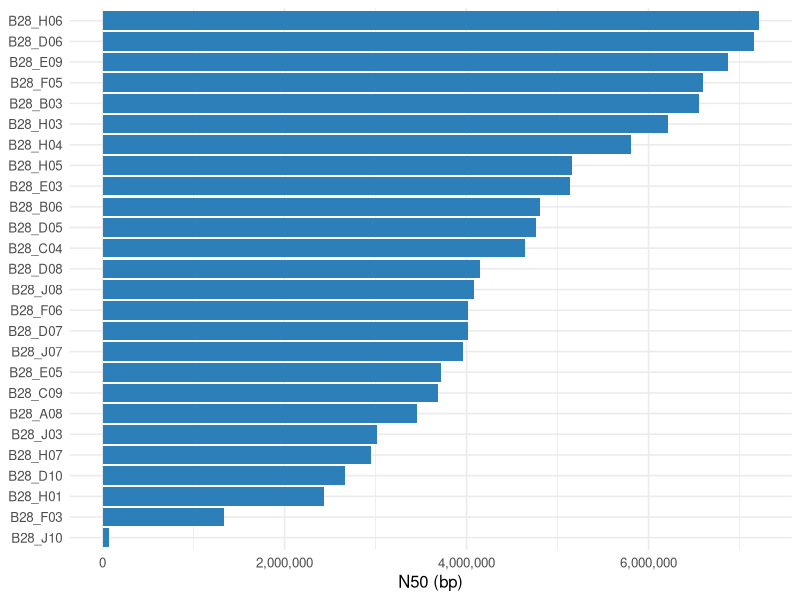
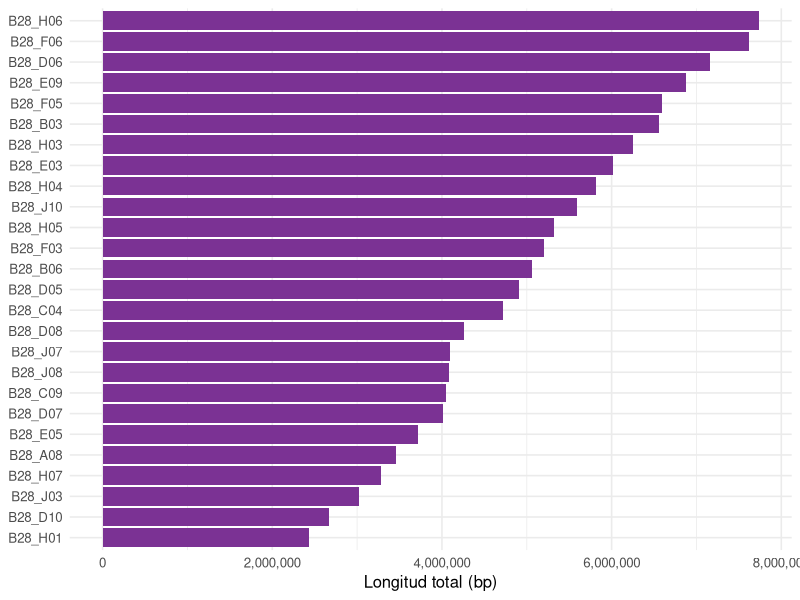
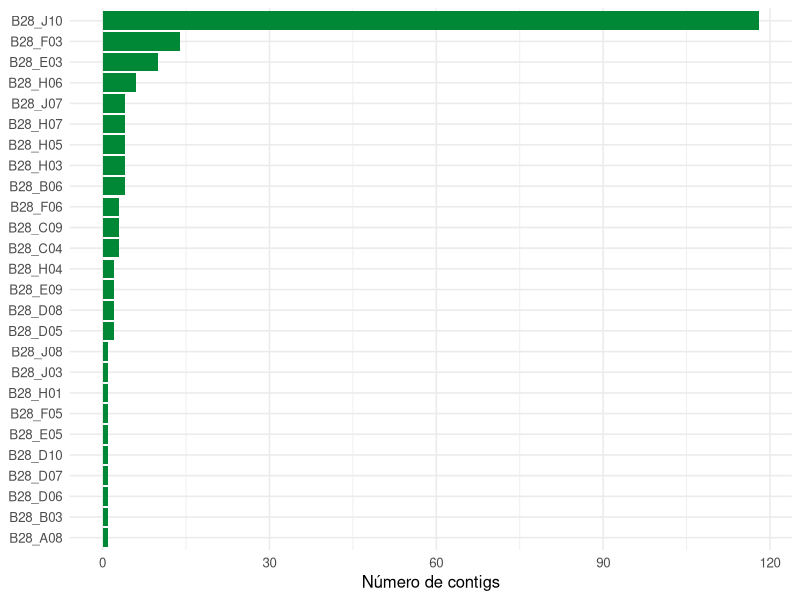
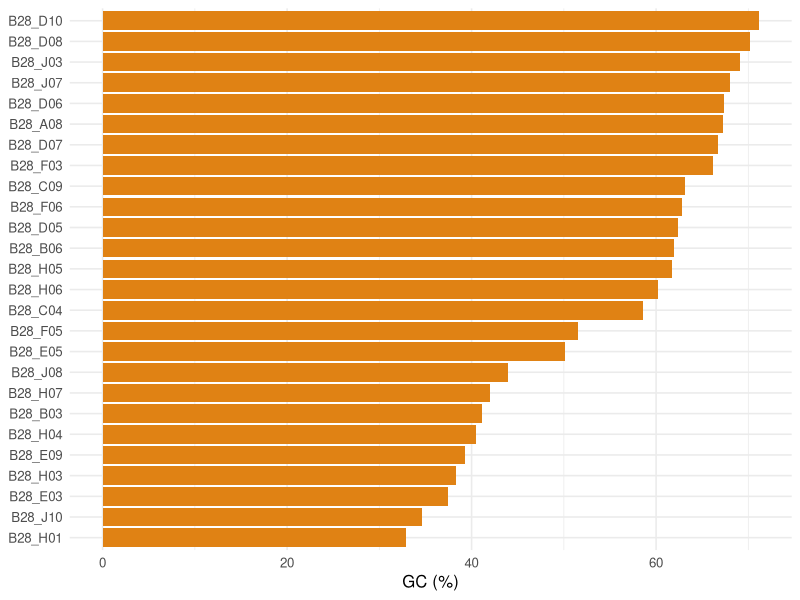
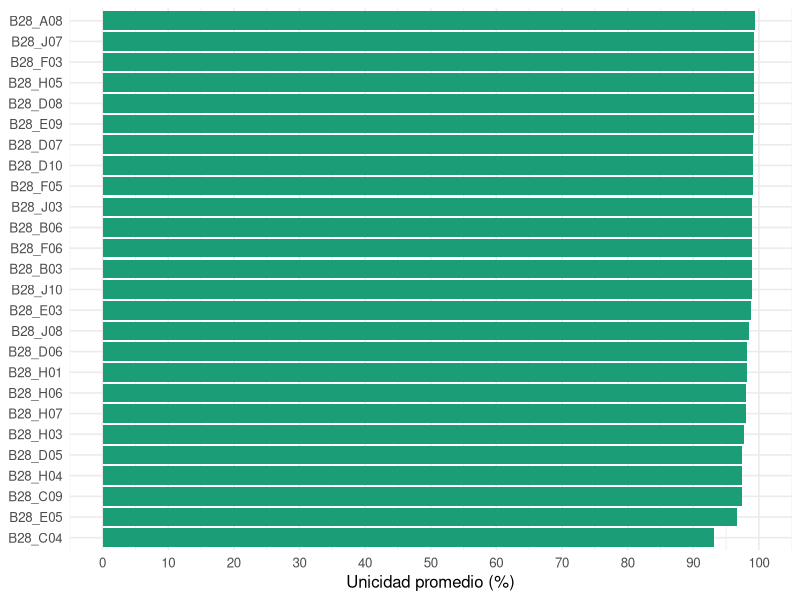
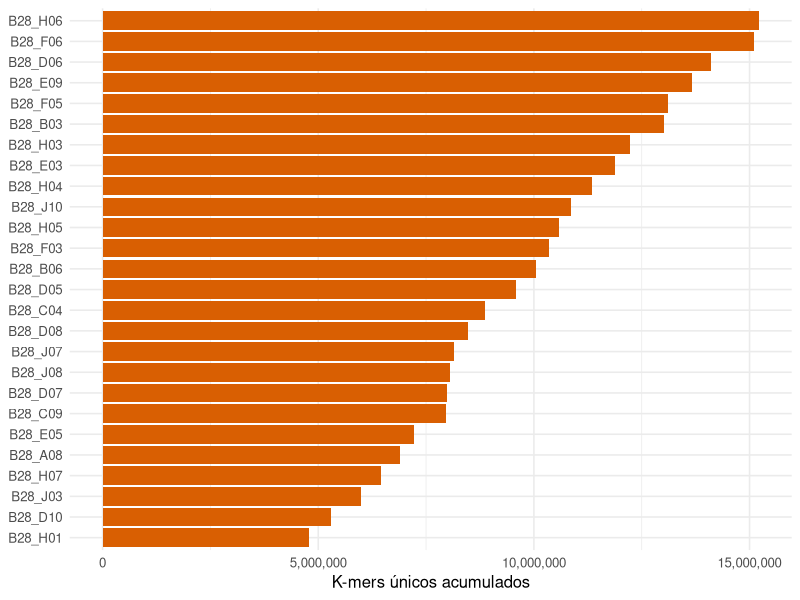

These figures' R source, in order:
## ---- chunk 1
knitr::opts_chunk$set(echo = FALSE, warning = FALSE, message = FALSE)
library(ggplot2)
library(scales)
library(knitr)
## ---- chunk 2
calidad <- read.table(
  "calidad_26_cepas.tsv",
  header = TRUE, sep = "", quote = "", comment.char = "",
  check.names = FALSE, stringsAsFactors = FALSE
)

calidad$cepa <- basename(calidad$file)
calidad$cepa <- sub("\\.fna$", "", calidad$cepa)
calidad$cepa <- sub("^[0-9]+_", "", calidad$cepa)

numeric_cols <- c("num_seqs", "sum_len", "min_len", "avg_len", "max_len", "N50", "GC(%)")
for (x in numeric_cols) calidad[[x]] <- as.numeric(gsub(",", "", calidad[[x]]))

kmer <- read.table(
  "results/kmer_summary_by_strain.tsv",
  header = TRUE, sep = "\t", quote = "", comment.char = "",
  check.names = FALSE, stringsAsFactors = FALSE
)
kmer$cepa <- sub("^[0-9]+_", "", kmer$StrainID)
## ---- chunk 3
tabla <- calidad[, c("cepa", "num_seqs", "sum_len", "N50", "GC(%)")]
colnames(tabla) <- c("Cepa", "Contigs", "Longitud_total_bp", "N50_bp", "GC_percent")
kable(tabla, digits = 2)
## ---- chunk 4
ggplot(calidad, aes(x = reorder(cepa, N50), y = N50)) +
  geom_col(fill = "#2C7FB8") +
  coord_flip() +
  scale_y_continuous(labels = comma) +
  labs(x = NULL, y = "N50 (bp)", title = NULL, subtitle = NULL) +
  theme_minimal(base_size = 12)
## ---- chunk 5
ggplot(calidad, aes(x = reorder(cepa, sum_len), y = sum_len)) +
  geom_col(fill = "#7B3294") +
  coord_flip() +
  scale_y_continuous(labels = comma) +
  labs(x = NULL, y = "Longitud total (bp)", title = NULL, subtitle = NULL) +
  theme_minimal(base_size = 12)
## ---- chunk 6
ggplot(calidad, aes(x = reorder(cepa, num_seqs), y = num_seqs)) +
  geom_col(fill = "#008837") +
  coord_flip() +
  scale_y_continuous(labels = comma) +
  labs(x = NULL, y = "Número de contigs", title = NULL, subtitle = NULL) +
  theme_minimal(base_size = 12)
## ---- chunk 7
ggplot(calidad, aes(x = reorder(cepa, `GC(%)`), y = `GC(%)`)) +
  geom_col(fill = "#E08214") +
  coord_flip() +
  labs(x = NULL, y = "GC (%)", title = NULL, subtitle = NULL) +
  theme_minimal(base_size = 12)
## ---- chunk 8
ggplot(kmer, aes(x = reorder(cepa, Mean_Percent_Unique), y = Mean_Percent_Unique)) +
  geom_col(fill = "#1B9E77") +
  coord_flip() +
  scale_y_continuous(limits = c(0, 100), breaks = seq(0, 100, 10)) +
  labs(x = NULL, y = "Unicidad promedio (%)", title = NULL, subtitle = NULL) +
  theme_minimal(base_size = 12)
## ---- chunk 9
ggplot(kmer, aes(x = reorder(cepa, Nunique_total), y = Nunique_total)) +
  geom_col(fill = "#D95F02") +
  coord_flip() +
  scale_y_continuous(labels = comma) +
  labs(x = NULL, y = "K-mers únicos acumulados", title = NULL, subtitle = NULL) +
  theme_minimal(base_size = 12)
## ---- chunk 10
global <- read.table(
  "results/kmer_summary_global.tsv",
  header = FALSE, sep = "\t", stringsAsFactors = FALSE
)
colnames(global) <- c("Metrica", "Valor")
kable(global, col.names = c("Métrica", "Valor"))
